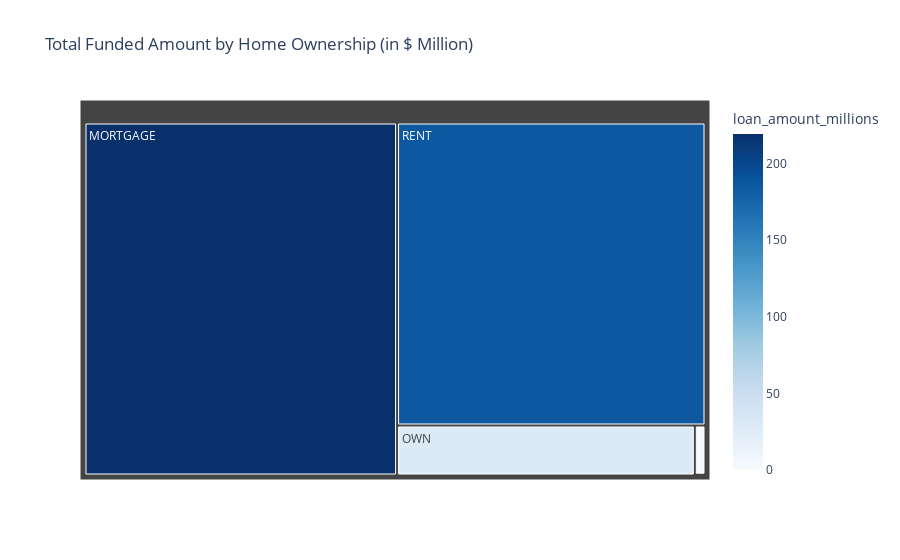

Here is the notebook cell this chart was saved with:
### Markdown cell above
### Home Ownership Analysis By Total Funded Amount

### Code cell
home_funding= df.groupby('home_ownership')['loan_amount'].sum().reset_index()
home_funding['loan_amount_millions']= home_funding['loan_amount'] / 1000000

fig= px.treemap(
    home_funding, path=['home_ownership'],
    values='loan_amount_millions',
    color='loan_amount_millions',
    color_continuous_scale='blues',
    title="Total Funded Amount by Home Ownership (in $ Million)"
)
fig.show()

### Figure 1 — Plotly figure (JSON) as saved in the notebook; plotly's stock layout.template omitted (floating-point values rounded to 4 significant figures)
{"data": [{"branchvalues": "total", "customdata": [[219.3], [0.0168], [1.045], [29.6], [185.8]], "domain": {"x": [0, 1], "y": [0, 1]}, "hovertemplate": "labels=%{label}<br>loan_amount_millions_sum=%{value}<br>parent=%{parent}<br>id=%{id}<br>loan_amount_millions=%{color}<extra></extra>", "ids": ["MORTGAGE", "NONE", "OTHER", "OWN", "RENT"], "labels": ["MORTGAGE", "NONE", "OTHER", "OWN", "RENT"], "marker": {"coloraxis": "coloraxis", "colors": [219.3, 0.0168, 1.045, 29.6, 185.8]}, "name": "", "parents": ["", "", "", "", ""], "type": "treemap", "values": [219.3, 0.0168, 1.045, 29.6, 185.8]}], "layout": {"coloraxis": {"colorbar": {"title": {"text": "loan_amount_millions"}}, "colorscale": [[0, "rgb(247,251,255)"], [0.125, "rgb(222,235,247)"], [0.25, "rgb(198,219,239)"], [0.375, "rgb(158,202,225)"], [0.5, "rgb(107,174,214)"], [0.625, "rgb(66,146,198)"], [0.75, "rgb(33,113,181)"], [0.875, "rgb(8,81,156)"], [1, "rgb(8,48,107)"]]}, "legend": {"tracegroupgap": 0}, "title": {"text": "Total Funded Amount by Home Ownership (in $ Million)"}}}
